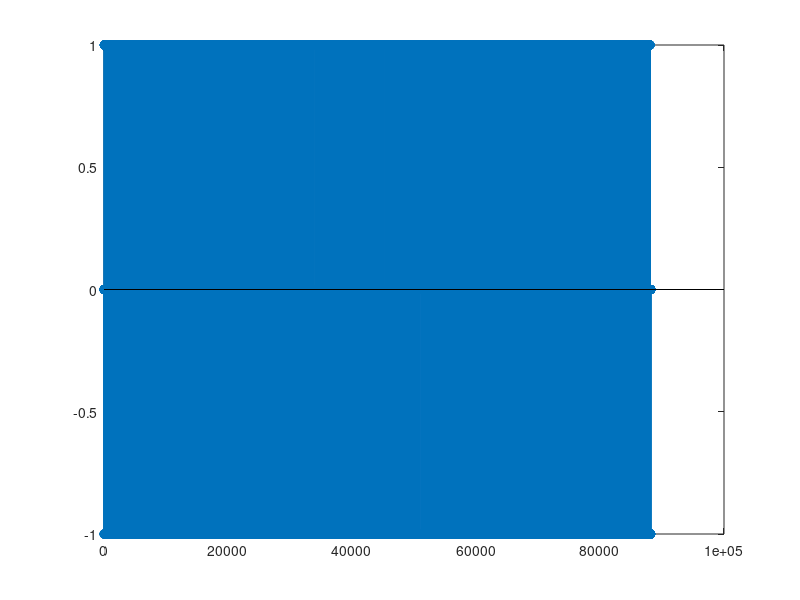

Write MATLAB code to recreate this figure. (Note: this script raises an error after producing the figure.)
%%%%% ELEC-E5620 Audio Signal Processing Demo Project %%%%%
%%%%% Filtered Velvet Noise Reverberation Algorithm %%%%%
clear all; close all; clc;
addpath('./audio');

%% 1. Velvet noise generation 

fs = 44100;
Nd = 2205;      % Pulse density: pulses/sec
% fs = 100;
% Nd = 5;      % Pulse density: pulses/sec
Td = fs/Nd;     % Avg distance btw impulses, in samples
sec = 2;        % Velvet noise duration
samp = fs*sec;  % Num samples
puls = Nd*sec;   % Num pulses

s = zeros(fs*sec,1);
m = 0:puls-1;   % Pulse counter

k = round(m*Td + rand(size(m))*(Td-1)); % Impulse positions
s(k) = 2*round(rand(size(m)))-1;

%% 2. Dark Velvet noise

% Create dark velvet noise with pulse width
m = 0:puls-1;
w_min = 1;
w_max = round(0.80*Td);
w = round(rand(size(m))*(w_max-w_min) + w_min);
k = round(m*Td + rand(size(m)).*(Td-w));
s_m = 2*round(rand(size(m)))-1;

dvn = zeros(fs*sec,1);
for i = 0:samp-1
    m_ = floor(i/Td)+1;
    n = i+1;
    if k(m_) <= n && n < k(m_) + w(m_)
        dvn(n) = s_m(m_);
    end
end

stem(dvn)

%% Time Varying DVN
clear all; clc;
addpath('./audio')
fs = 44100;
t = 2;
[param_width, param_dens] = createUserInputPlots(t,2205,500);
[dvnVarying, dvnVarying_eNorm] = makeTimeVaryingDVN(param_width,param_dens,fs,t);
spectrogram2(dvnVarying,fs);  % spectrogram of unnormalized dvn
spectrogram2(dvnVarying_eNorm,fs);

% Exponential decay on time varying DVN
dvnVarying_env = applyExponentialDecay(t, dvnVarying_eNorm, fs);
figure
plot(dvnVarying_env)

% Convolution with inputs
%%%%
%%%% NOTE: Please find sounds with 44100Hz sample rate KIITOS ... or else
%%%% resample or rewrite code XP
%%%%

[inSig, ~] = audioread("gunshot_dry.wav");
gunshot_reverb = [conv(inSig(:,1),dvnVarying_env), conv(inSig(:,2),dvnVarying_env)] ;
soundsc(gunshot_reverb,fs);

[inSig, ~] = audioread("Vocal.wav");
vocal_reverb = conv(inSig,dvnVarying_env) ;
soundsc(vocal_reverb,fs);

[inSig, ~] = audioread("guitar_twang.wav");
guitar_reverb = [conv(inSig(:,1),dvnVarying_env), conv(inSig(:,2),dvnVarying_env)] ;
soundsc(guitar_reverb,fs);

[inSig, ~] = audioread("tomsdiner.wav");
startidx = round(fs*33.35);  % we want 0:33-0:39 (trust me)
endidx = startidx + 6*fs ;
inSig = inSig(startidx:endidx,:);
diner_reverb = [conv(inSig(:,1),dvnVarying_env), conv(inSig(:,2),dvnVarying_env)] ;

% -->>> Verneri, can you add volume adjustment? <<<-----

%%%% Exporting DVN and convolved sounds %%%%
version = "01";
audiowrite("audio\dvn_" + version + ".wav",dvnVarying_eNorm,fs);
audiowrite("audio\dvn_" + version + "_decay.wav",dvnVarying_env,fs);
% audiowrite("audio\dvn_" + version + "_gunshot.wav",gunshot_reverb,fs);
% audiowrite("audio\dvn_" + version + "_counting.wav",vocal_reverb,fs);
% audiowrite("audio\dvn_" + version + "_guitar.wav",guitar_reverb,fs);
% audiowrite("audio\dvn_" + version + "_tomsdiner.wav",diner_reverb,fs);

%% If you want to convolve with an old dvn:
addpath('./audio')
oldVersion = "0X";
inputfilename = "XXXXX.wav";

[dvn_in, fs] = audioread("dvn_" + oldVersion + "_decay.wav");
[inSig, ~] = audioread(inputfilename);
outSig = [conv(inSig(:,1),dvn_in), conv(inSig(:,2),dvn_in)] ;
audiowrite("audio\dvn_" + oldVersion + "_" + inputfilename, outSig ,fs);

%% Exponential decay envelope

t60 = 2; % 2 seconds reverberation
dvn_env = applyExponentialDecay(t60, dvn, fs);
plot(dvn_env)

[inSig, ~] = audioread("gunshot_dry.wav");
gunshot_reverb = [conv(inSig(:,1),dvn_env), conv(inSig(:,2),dvn_env)] ;
soundsc(gunshot_reverb,fs);
%% 3. Filtered Velvet Noise FVN Reverberation Algorithm

% FVN reverb algo divides the RIR into short non-overlapping segments and
% approximates each segment as filtered white noise. Velvet noise is used
% instead of standard white noise.

% Block diagram
%

inSig = sweeptone(2);
sweep_reverb = conv(inSig,dvn_env) ;

spectrogram2(dvn,fs);
psd(dvn,fs);

soundsc(sweep_reverb,fs);
